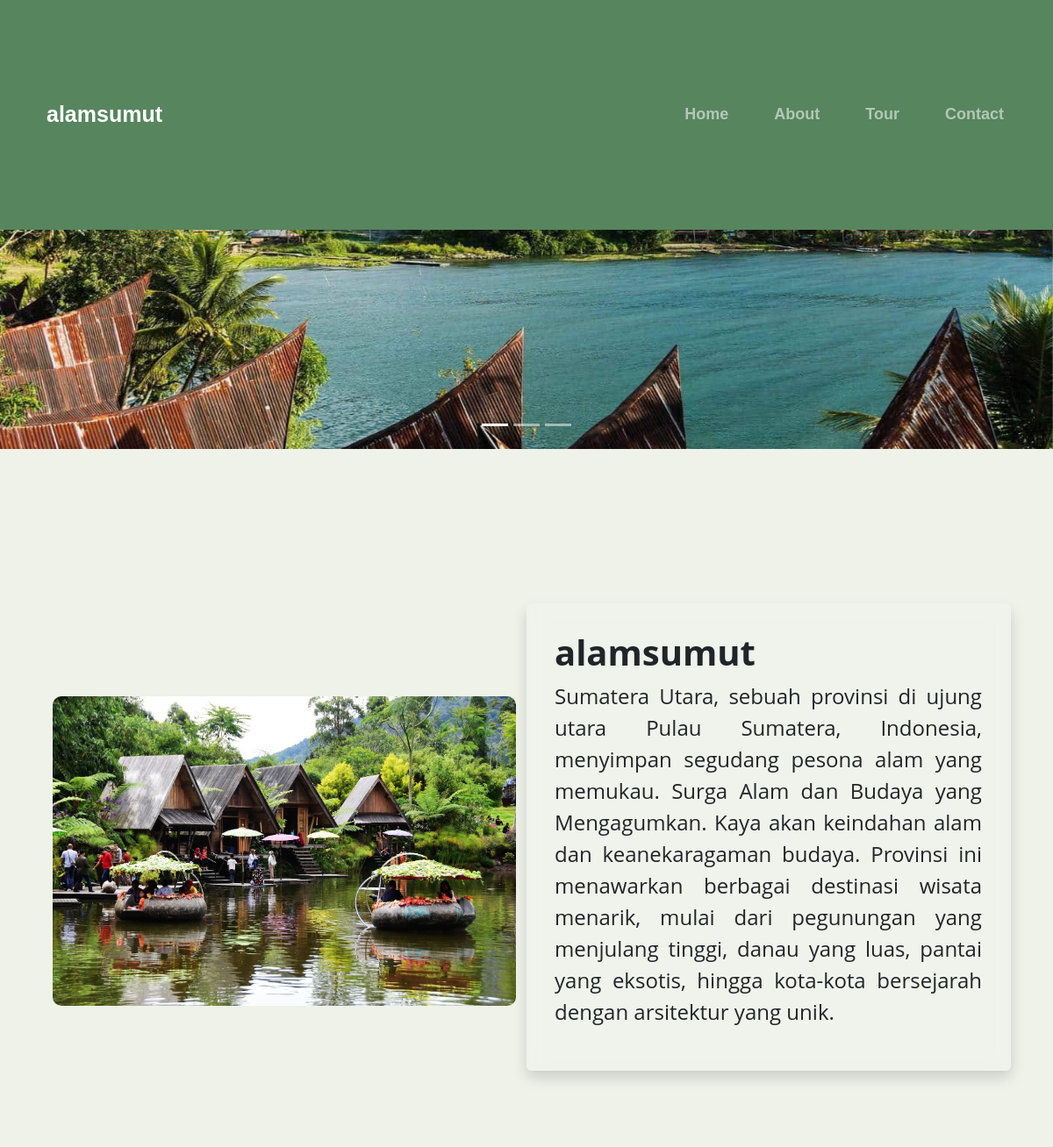
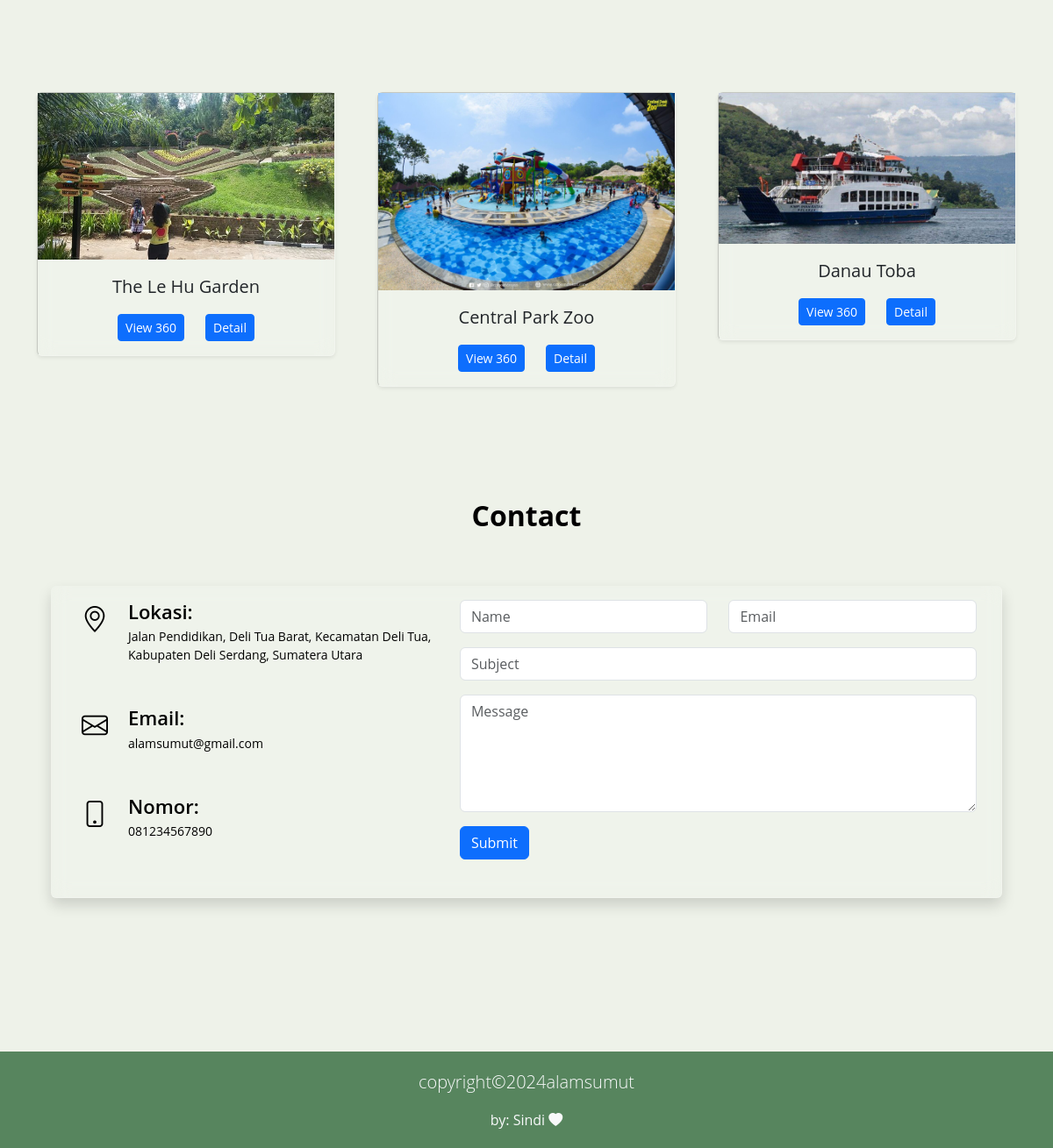
The page / on the database its author committed (2 pictures, top to bottom).
### tables this page shows
CREATE TABLE `tabel_objek_wisata` (
  `id_wisata` int(4) NOT NULL,
  `nama_wisata` varchar(50) NOT NULL,
  `letak` varchar(50) NOT NULL,
  `harga_tiket` int(11) NOT NULL,
  `jam_operasional` varchar(20) NOT NULL,
  `gambar_tour` varchar(100) NOT NULL,
  `gambar_detail` varchar(100) NOT NULL,
  `gambar_360` varchar(100) NOT NULL,
  `qrcode` varchar(100) NOT NULL,
  `deskripsi` varchar(2000) NOT NULL
);

### admin/fungsi.php (called while the page is built, shortened)
<?php
    function koneksi() {
    $host = "localhost";
    $user = "root";
    $pass = "";
    $db = "db_websitepariwisata";
    $conn = new mysqli($host, $user, $pass, $db);
    return $conn;
    }
    function queryAll($s) {
    $conn = koneksi();
    $data = $conn->query($s);
    $rows = [];
    while($row = $data->fetch_assoc()) {
        $rows[] = $row;
    }
    return $rows;
    }
?>

### index.php (the view, shortened to what this page needs)
<?php
include "admin/fungsi.php";
include "inc_header.php";
?>
<div class='halaman carousel slide' id='myCarousel' data-bs-ride='carousel'>
  <div class='carousel-indicators'>
    <button type='button' data-bs-target='#myCarousel' data-bs-slide-to='0' class='active' aria-current='true' aria-label='Slide 1'></button>
    <button type='button' data-bs-target='#myCarousel' data-bs-slide-to='1' aria-label='Slide 2'></button>
    <button type='button' data-bs-target='#myCarousel' data-bs-slide-to='2' aria-label='Slide 3'></button>
  </div>
  <div class='carousel-inner'>
    <div class='carousel-item active'>
    </div>
  </div>
  <button class='carousel-control-prev' type='button' data-bs-target='#myCarousel' data-bs-slide='prev'>
  </button>
  <button class='carousel-control-next' type='button' data-bs-target='#myCarousel' data-bs-slide='next'>
  </button>
</div>
<section id='about' class='halaman p-5'>
  <div class='container mt-5'>
    <div class='row align-items-center justify-content-between'>
      <div class='col-md-6'>
        <img src='img/about.jpg' class='img-fluid' alt='foto' style='border-radius: 10px' />
      </div>
      <div class='card-about col-md-6 mt-3 text-dark shadow p-3 mb-5 rounded'>
        <div class='h-100 p-3'>
          <h1 class='fw-bold'>alamsumut</h1>
          <p class='fs-4 lh-base' style='text-align: justify;'>
          Sumatera Utara, sebuah provinsi di ujung utara Pulau Sumatera, Indonesia, menyimpan segudang pesona alam yang memukau. Surga Alam dan Budaya yang Mengagumkan.
          Kaya akan keindahan alam dan keanekaragaman budaya. Provinsi ini menawarkan berbagai destinasi wisata menarik, mulai dari pegunungan yang menjulang tinggi, danau yang luas, pantai yang eksotis, hingga kota-kota bersejarah dengan arsitektur yang unik.</p>
        </div>
      </div>
    </div>
  </div>
</section>
<?php
$tampil = queryAll("SELECT * FROM tabel_objek_wisata");
?>
<section id='tour' class='halaman py-5 text-dark'>
  <div class='container'>
    <div class='row row-cols-1 row-cols-sm-2 row-cols-md-3 g-5'>
      <?php
      foreach ($tampil as $data) :
      ?>
        <div class='col'>
          <div class='card shadow-sm mt-5'>
            <img src="img/<?php echo $data['gambar_tour']; ?>">
            <div class='card-body'>
              <p class='card-text'><?php echo $data['nama_wisata']; ?></p>
              <div class='d-flex justify-content-center align-items-center'>
                <a href="view.php?id_wisata=<?= $data['id_wisata']; ?>" class='btn btn-sm btn-primary'>View 360</a>
                <a href="details.php?id_wisata=<?= $data['id_wisata']; ?>" class='btn btn-sm btn-primary ms-4'>Detail</a>
              </div>
            </div>
          </div>
        </div>
      <?php endforeach; ?>
    </div>
  </div>
</section>
<section id='contact' class='contact'>
  <div class='container'>
    <div class='section-title'>
      <h2>Contact</h2>
    </div>
    <div class='row contact-card shadow p-3 mb-5 rounded'>
      <div class='col-lg-5'>
        <div class='info'>
          <div class='address mb-5'>
            <i class='bi bi-geo-alt'></i>
            <h4>Lokasi:</h4>
            <p>Jalan Pendidikan, Deli Tua Barat, Kecamatan Deli Tua, Kabupaten Deli Serdang, Sumatera Utara</p>
          </div>
          <div class='email mb-5'>
            <i class='bi bi-envelope'></i>
            <h4>Email:</h4>
            <p>alamsumut@gmail.com</p>
          </div>
          <div class='phone mb-5'>
            <i class='bi bi-phone'></i>
            <h4>Nomor:</h4>
            <p>081234567890</p>
          </div>
        </div>
      </div>
      <div class='col-lg-7'>
        <form action='' method='post' role='form'>
          <div class='row'>
            <div class='col-md-6 form-group'>
              <input type='text' name='Nama' class='form-control' id='name' placeholder='Name' required />
            </div>
            <div class='col-md-6 form-group mt-3 mt-md-0'>
              <input type='email' name='Email' class='form-control' id='email' placeholder='Email' required />
            </div>
          </div>
          <div class='form-group mt-3'>
            <input type='text' class='form-control' name='Subject' id='subject' placeholder='Subject' required />
          </div>
          <div class='form-group mt-3'>
            <textarea class='form-control' name='Message' rows='5' placeholder='Message' required></textarea>
          </div>
          <button class='btn btn-primary mt-3' type='submit' name='proses' mt-4'>Submit</button>
        </form>
      </div>
    </div>
  </div>
</section>
<?php
include "inc_footer.php";
?>

### assets/css/style.css (style rules this page uses)
html { scroll-behavior: smooth; }
body { font-family: "Open Sans", sans-serif; background-color: #eef2e9; background-size: cover; }
.section-title { text-align: center; padding-bottom: 30px; }
.section-title h2 { font-size: 32px; font-weight: bold; position: relative; margin-bottom: 30px; color: black; z-index: 2; }
.card { background: rgba(255, 255, 255, 0.1); box-shadow: 10px 10px 20px -10px rgba(255, 255, 255, 0.2); border-right: 1px solid rgba(255, 255, 255, 0.2); border-bottom: 1px solid rgba(255, 255, 255, 0.2); backdrop-filter: blur(10px); }
.card-text { text-align: center; font-size: 20px; }
.card-about { border-color: #989494; background: rgba(255, 255, 255, 0.1); box-shadow: 10px 10px 20px -10px rgba(255, 255, 255, 0.2); border-right: 1px solid rgba(255, 255, 255, 0.2); border-bottom: 1px solid rgba(255, 255, 255, 0.2); backdrop-filter: blur(10px); border-radius: 10px; width: 50%; height: 30%; }
.carousel { margin-bottom: 4rem; }
.carousel-item { height: 32rem; }
.contact { padding-top: 5em; padding-bottom: 80px; color: black; }
.contact-card { margin-left: 1em; margin-right: 1em; border-radius: 10px; background: rgba(255, 255, 255, 0.1); box-shadow: 10px 10px 20px -10px rgba(255, 255, 255, 0.2); border-right: 1px solid rgba(255, 255, 255, 0.2); border-bottom: 1px solid rgba(255, 255, 255, 0.2); backdrop-filter: blur(10px); padding-top: 2em; padding-bottom: 2em; }
.contact .info i { font-size: 30px; float: left; width: 44px; height: 44px; display: flex; justify-content: center; align-items: center; border-radius: 50px; transition: all 0.3s ease-in-out; }
.contact .info h4 { padding: 0 0 0 60px; font-size: 22px; font-weight: 600; margin-bottom: 5px; }
.contact .info p { padding: 0 0 0 60px; margin-bottom: 0; font-size: 14px; }

### rows shown on the page
tabel_objek_wisata: gambar_tour (picture), nama_wisata "The Le Hu Garden"
tabel_objek_wisata: gambar_tour (picture), nama_wisata "Central Park Zoo"
tabel_objek_wisata: gambar_tour (picture), nama_wisata "Danau Toba"
